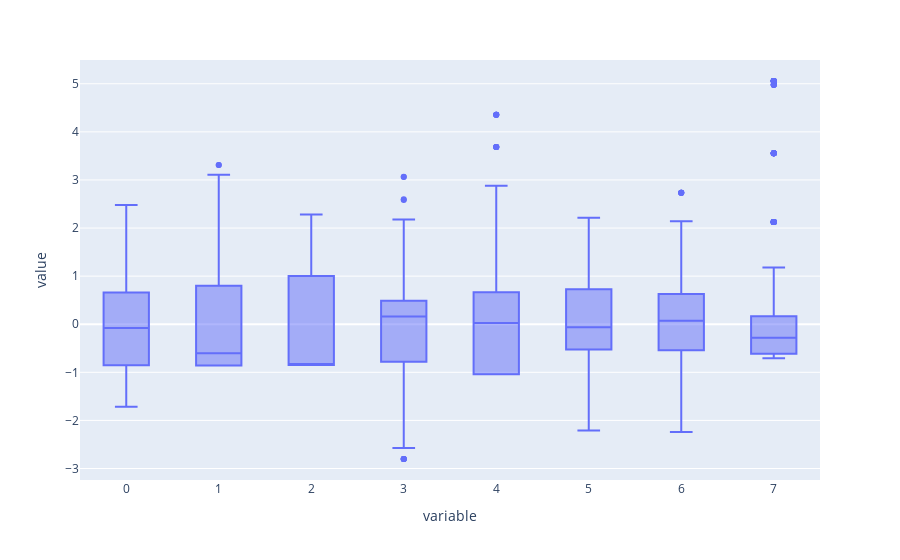

Notebook code for this chart:
### Code cell
min_max_scaler = preprocessing.StandardScaler()
x_scaled = min_max_scaler.fit_transform(x)
df = pd.DataFrame(x_scaled)

fig = px.box(df)
fig.show()

### Figure 1 — Plotly figure (JSON) as saved in the notebook; plotly's stock layout.template omitted (floating-point values rounded to 4 significant figures; data arrays with more than 128 entries replaced by an {"elided": "..."} marker saying what was removed)
{"data": [{"alignmentgroup": "True", "hovertemplate": "variable=%{x}<br>value=%{y}<extra></extra>", "legendgroup": "", "marker": {"color": "#636efa"}, "name": "", "notched": false, "offsetgroup": "", "orientation": "v", "showlegend": false, "type": "box", "x": {"elided": "8240 str values"}, "x0": " ", "xaxis": "x", "y": {"elided": "8240 float values"}, "y0": " ", "yaxis": "y"}], "layout": {"boxmode": "group", "legend": {"tracegroupgap": 0}, "margin": {"t": 60}, "xaxis": {"anchor": "y", "domain": [0, 1], "title": {"text": "variable"}}, "yaxis": {"anchor": "x", "domain": [0, 1], "title": {"text": "value"}}}}
